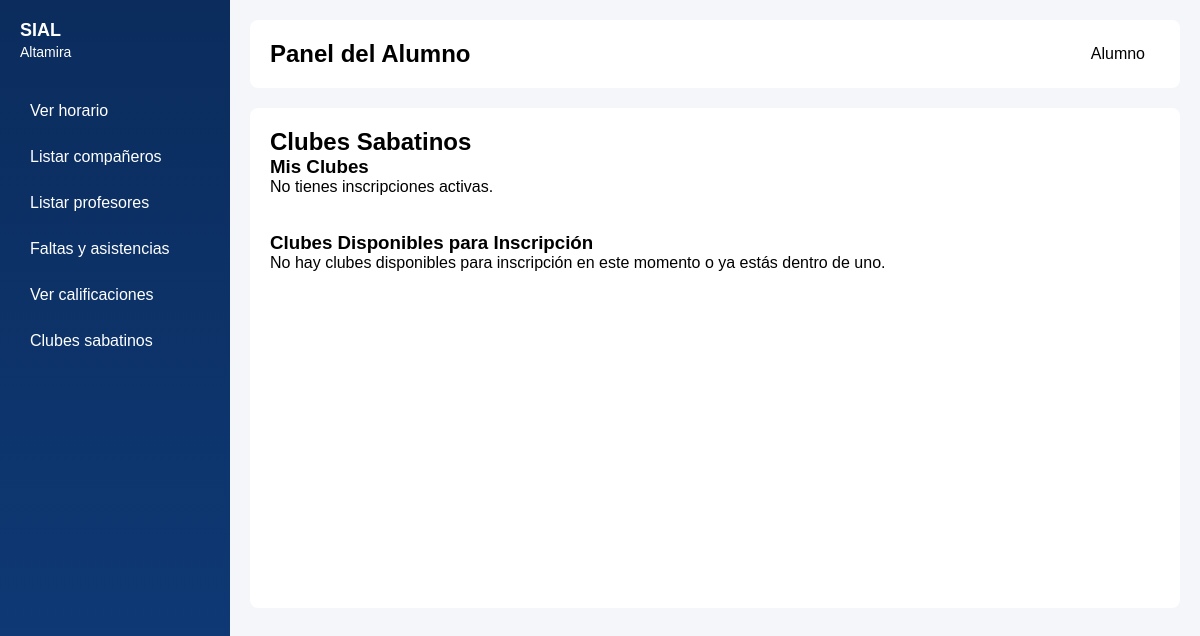
The page /panelAlumno.php?accion=clubes on the database as committed earlier.
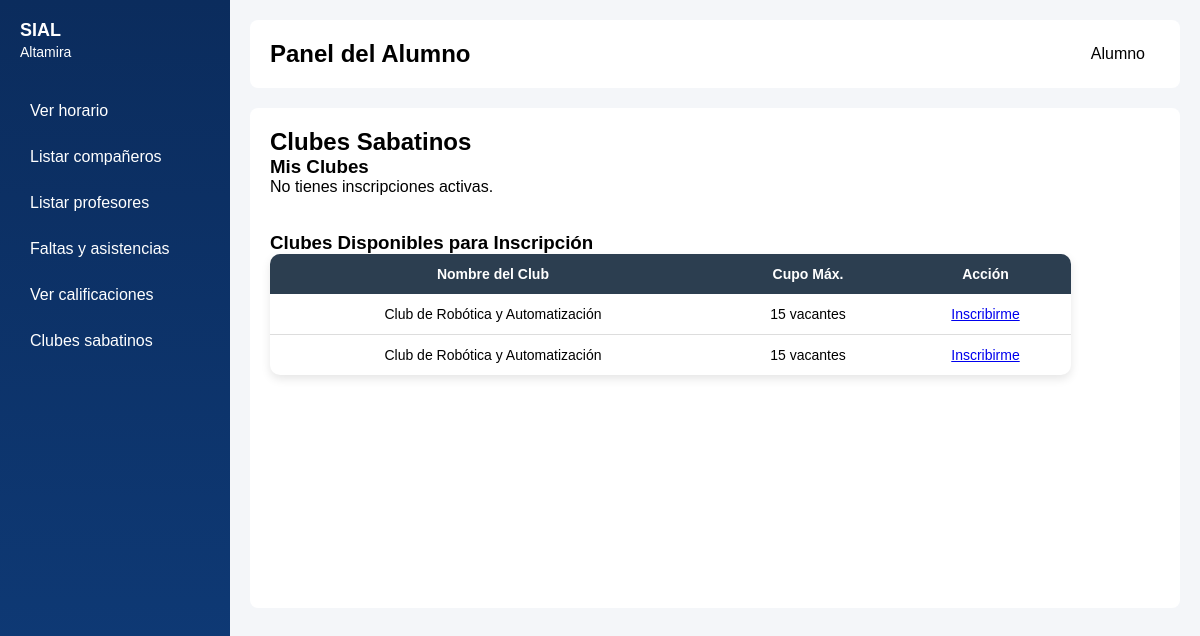
The same page on the database as committed later.
### tables this page shows
CREATE TABLE club (
    id INT PRIMARY KEY AUTO_INCREMENT,
    nombre VARCHAR(100) NOT NULL,
    descripcion TEXT,
    profesor_id INT,  
    aula_id INT,      
    hora_inicio TIME,
    hora_fin TIME,
    cupo_maximo INT,
    FOREIGN KEY (profesor_id) REFERENCES profesor(id) ON DELETE SET NULL,
    FOREIGN KEY (aula_id) REFERENCES aula(id) ON DELETE SET NULL
);

### conexion.php (called while the page is built, shortened)
<?php
    class Conexion {
        private $host = "localhost";
        private $user = "root";
        private $password = "";
        private $database = "Altamira";
        public $sentencia;
        private $conexion;
        private function abrir_conexion() {
            $this->conexion = new mysqli($this->host, $this->user, $this->password, $this->database);
        }
        public function obtener_sentencia() {
            $resultado = $this->conexion->query($this->sentencia);
            return $resultado;
        }
    }

### clases/claseAlumno.php (called while the page is built, shortened)
<?php
class alumno extends user {
    public function listarMisClubs($alumno_id) {
        $this->sentencia = "
            SELECT club.nombre AS club,
                   club.id AS club_id
            FROM inscripcion_club
            INNER JOIN club ON inscripcion_club.club_id = club.id
            WHERE inscripcion_club.alumno_id = '$alumno_id'
        ";
        return $this->obtener_sentencia();
    }
    public function listarClubesDisponibles($alumno_id) {
        $this->sentencia = "
            SELECT id AS club_id,
                   nombre AS club,
                   cupo_maximo
            FROM club
            WHERE id NOT IN (
                SELECT club_id FROM inscripcion_club WHERE alumno_id = '$alumno_id'
            )
        ";
        return $this->obtener_sentencia();
    }
}
?>

### panelAlumno.php (the view, shortened to what the changed rows need)
<!DOCTYPE html>
<html lang="es">
<head>
    <link rel="stylesheet" href="visual_maestro.css">
</head>
<body>
<div class="contenedor">
        <?php
        $alumno_id = 1;
        ?>
    <main class="contenido">
        <header class="barra-superior">
            <h2>Panel del Alumno</h2>
        </header>
        <div class="panel-vacio">
        <?php
        include('clases/claseAlumno.php');
        $objAlumno = new alumno();
        $accion = $_GET['accion'] ?? '';
        if ($accion == 'listara') {
            $grupo_id = 1;
            $res = $objAlumno->Listar_alumnos($grupo_id);
            echo "<h2>Compañeros de clase</h2>";
            if ($res && $res->num_rows > 0) {
                echo "<table class='tabla-alumno'>
                        <thead>
                            <tr>
                                <th>ID Alumno</th>
                                <th>Nombre</th>
                                <th>Email</th>
                            </tr>
                        </thead>
                        <tbody>";
                while ($fila = $res->fetch_assoc()) {
                    echo "<tr>
                            <td>{$fila['alumno_id']}</td>
                            <td>{$fila['nombre']}</td>
                            <td>{$fila['email']}</td>
                        </tr>";
                }
                echo "</tbody></table>";
            } else {
                echo "<p>No hay compañeros.</p>";
            }
        }
        elseif ($accion == 'clubes') {
            echo "<div class='seccion-clubes'>";
            if (isset($_GET['inscribir_id'])) {
                $id_del_club = intval($_GET['inscribir_id']);
                $misClubs = $objAlumno->listarMisClubs($alumno_id);
                if ($misClubs && $misClubs->num_rows > 0) {
                    echo "<h2>No puedes inscribirte</h2>";
                    echo "<p>Ya estás inscrito en un club sabatino actualmente.</p><br>";
                } else {
                    $objAlumno->inscribirClub($alumno_id, $id_del_club);
                    echo "<h2>Te has inscrito con éxito</h2>";
                }
                echo "<a href='?accion=clubes' class='btn'>Volver a mi panel de clubes</a>";
            }
            else {
                echo "<h2>Clubes Sabatinos</h2>";
                $misClubes = $objAlumno->listarMisClubs($alumno_id);
                echo "<h3>Mis Clubes</h3>";
                if ($misClubes && $misClubes->num_rows > 0) {
                    echo "<table class='tabla-alumno'>
                            <thead><tr><th>Club</th><th>Acción</th></tr></thead><tbody>";
                    while ($fila = $misClubes->fetch_assoc()) {
                        echo "<tr>
                                <td>{$fila['club']}</td>
                                <td><a class='btn' href='?accion=clubes&club_id={$fila['club_id']}'>Ver Asistencias</a></td>
                            </tr>";
                    }
                    echo "</tbody></table>";
                } else {
                    echo "<p>No tienes inscripciones activas.</p>";
                }
                $disponibles = $objAlumno->listarClubesDisponibles($alumno_id);
                echo "<br><br> <h3>Clubes Disponibles para Inscripción</h3>";
                if ($disponibles && $disponibles->num_rows > 0) {
                    echo "<table class='tabla-alumno'>
                            <thead><tr><th>Nombre del Club</th><th>Cupo Máx.</th><th>Acción</th></tr></thead><tbody>";
                    while ($filaD = $disponibles->fetch_assoc()) {
                        echo "<tr>
                                <td>{$filaD['club']}</td>
                                <td>{$filaD['cupo_maximo']} vacantes</td>
                                <td><a class='btn' href='?accion=clubes&inscribir_id={$filaD['club_id']}'>Inscribirme</a></td>
                            </tr>";
                    }
                    echo "</tbody></table>";
                } else {
                    echo "<p>No hay clubes disponibles para inscripción en este momento o ya estás dentro de uno.</p>";
                }
            }
            echo "</div>";
        }
        ?>
        </div>
    </main>
</div>
</body>
</html>

Rows that differ between the two databases and show on the page:
added club: nombre "Club de Robótica y Automatización", cupo_maximo "15"
added club: nombre "Club de Robótica y Automatización", cupo_maximo "15"
Other text that changed with them:
text no longer shown: "No hay clubes disponibles para inscripción en este momento o ya estás dentro de uno."
text now shown: "Nombre del Club Cupo Máx. Acción"
